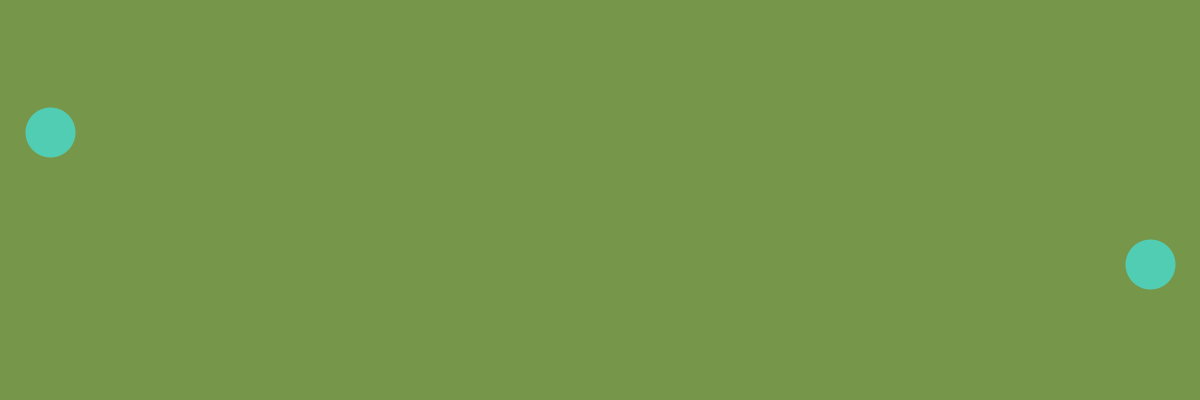
Frame 1 (no input)
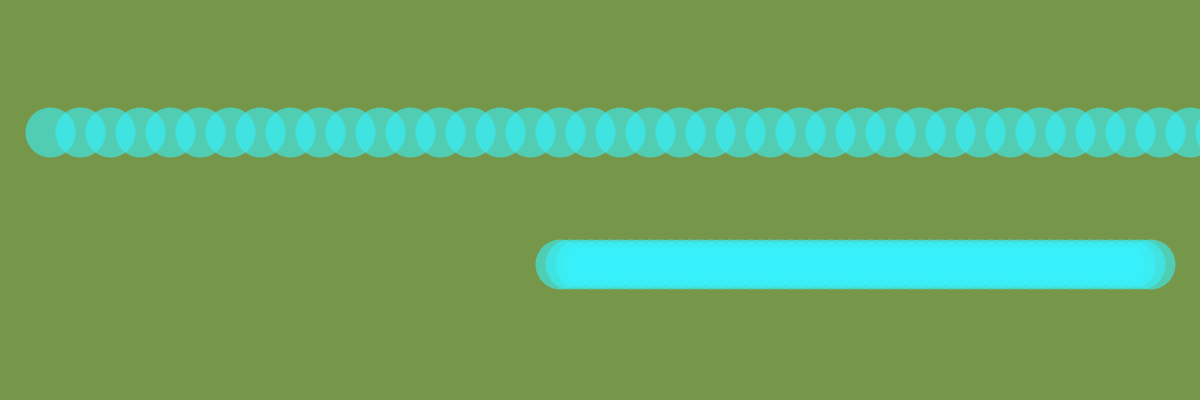
Frame 60 (the mouse pressed at the canvas centre just before this capture)
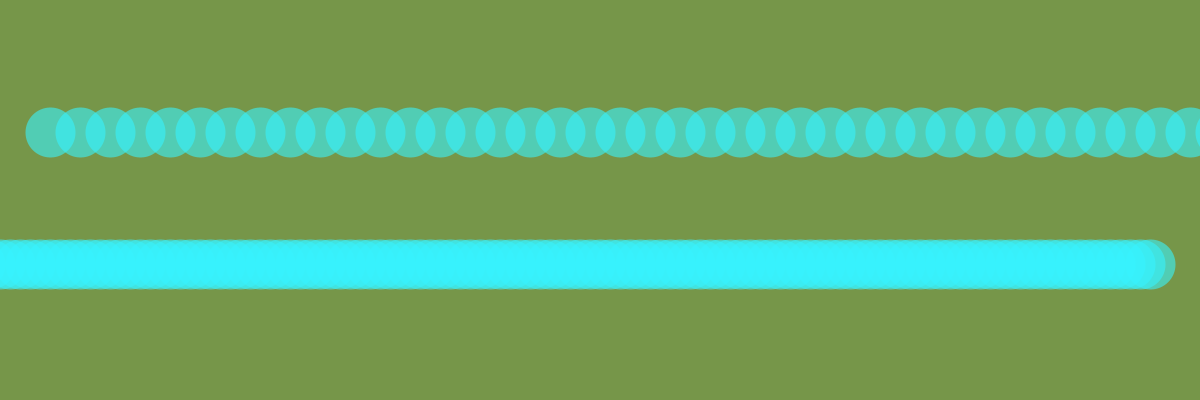
Frame 120 (the mouse held since frame 60 and released just before this capture)

The Processing sketch that drew these frames (run headless with seeded random() and noise(); from frame 60 on, the mouse is pressed at the canvas centre):

// Processing sketch: e10_jazda4pozycjaDwieWidthKorekta
// ── e10_jazda4pozycjaDwieWidthKorekta.pde
float pozycja1;
float pozycja2;

void setup() {
  size(1200, 400);
  colorMode(HSB);
  background(60, 130, 150);
  strokeWeight(50);
  stroke(130, 200, 255, 150);
  frameRate(50);
  pozycja1 = 50;
  pozycja2 = width - 50;
}

void draw() {
  point(pozycja1, height*0.33);
  point(pozycja2, height*0.66);
  pozycja1 = pozycja1 + 30;
  pozycja2 = pozycja2 - 10;
} 
